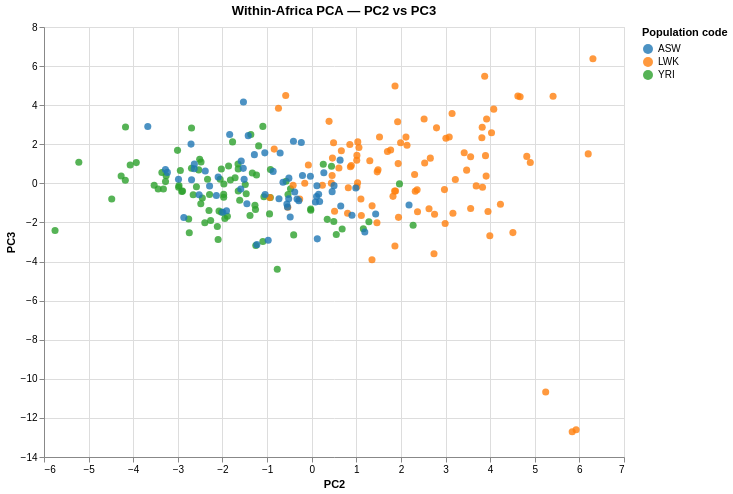

The notebook cell this image was saved under:
### Code cell
# Creating PC2 v PC3 chart

chart_afr_pc2v3 = alt.Chart(df_afr).mark_circle(size=50, opacity=0.8).encode(
    x='PC2:Q', y='PC3:Q',
    color=alt.Color('Population code:N',
        scale=alt.Scale(scheme='category10')),
    tooltip=['Sample:N', 'Population name:N']
).properties(
    title='Within-Africa PCA — PC2 vs PC3',
    width=580, height=430).interactive()

chart_afr_pc2v3.save('/Users/tim/bioinformatics-portfolio/01b-genes-and-geography/results/figures/pca_africa_pc2v3.html')
chart_afr_pc2v3

### Figure 1 — Vega-Lite specification as saved in the notebook (floating-point values rounded to 4 significant figures; data arrays with more than 128 entries replaced by an {"elided": "..."} marker saying what was removed)
{"config": {"view": {"continuousWidth": 300, "continuousHeight": 300}}, "data": {"name": "data-c3ce906fcb575378679820880c0ff62e"}, "mark": {"type": "circle", "opacity": 0.8, "size": 50}, "encoding": {"color": {"field": "Population code", "scale": {"scheme": "category10"}, "type": "nominal"}, "tooltip": [{"field": "Sample", "type": "nominal"}, {"field": "Population name", "type": "nominal"}], "x": {"field": "PC2", "type": "quantitative"}, "y": {"field": "PC3", "type": "quantitative"}}, "height": 430, "params": [{"name": "param_1e9efca18e7a2868", "select": {"type": "interval", "encodings": ["x", "y"]}, "bind": "scales"}], "title": "Within-Africa PCA — PC2 vs PC3", "width": 580, "$schema": "https://vega.github.io/schema/vega-lite/v6.4.1.json", "datasets": {"data-c3ce906fcb575378679820880c0ff62e": {"elided": "246 records"}}}
